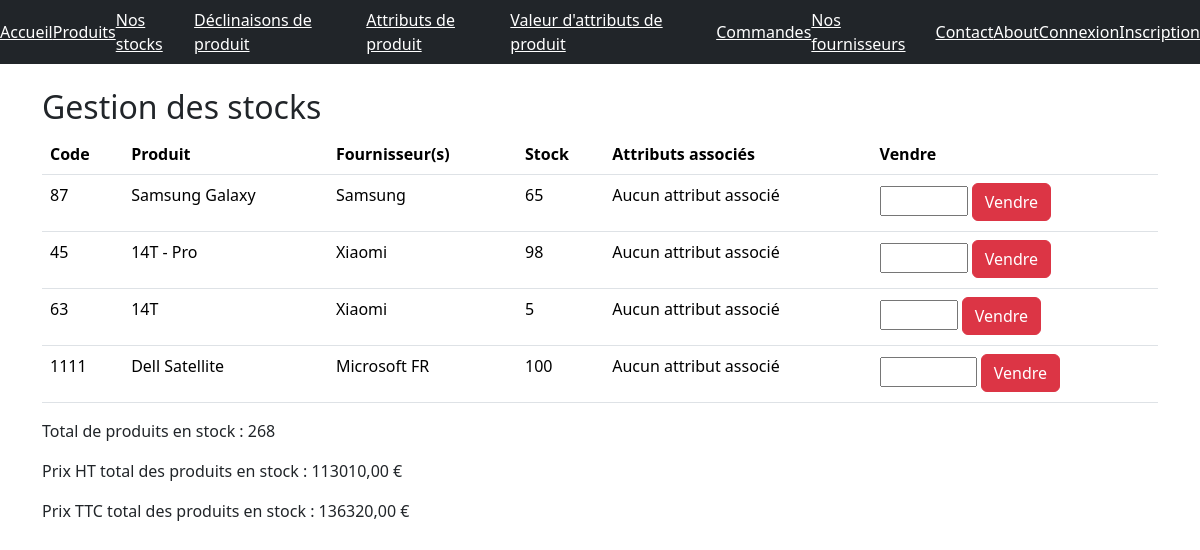
Before: /monapp/stock/ with the older database file.
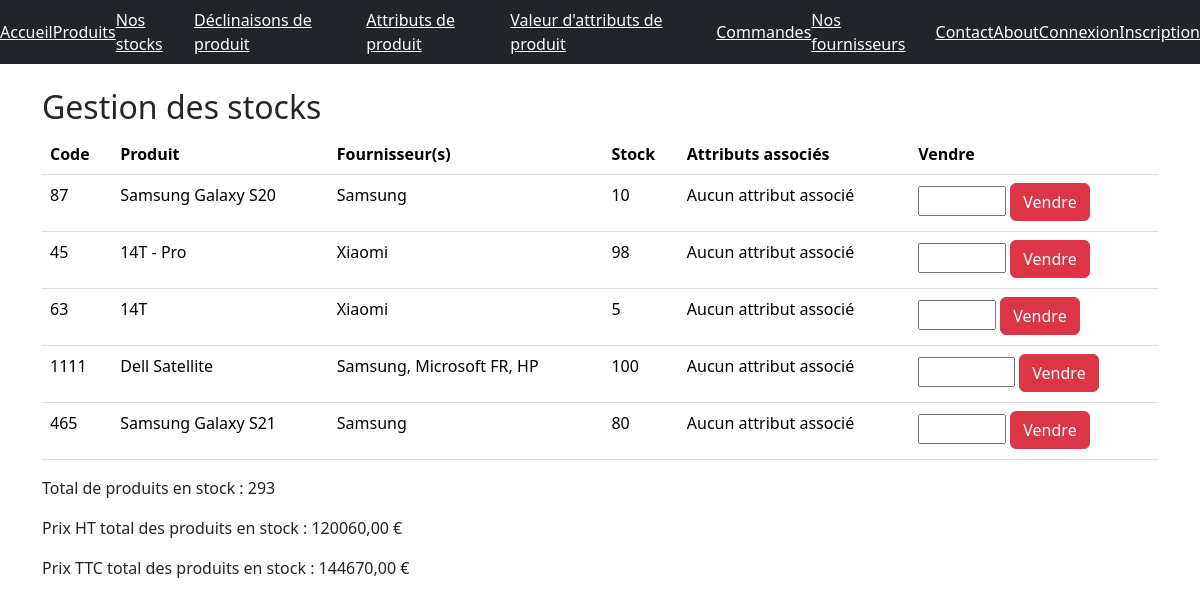
After: the same page with the newer database file.
### monapp/models.py (models this page shows, shortened)
class Product(models.Model):
    name = models.CharField(max_length=100)
    code = models.CharField(max_length=10, null=True, blank=True, unique=True)
    price_ht = models.DecimalField(max_digits=8, decimal_places=2, null=True, blank=True, verbose_name="Prix unitaire HT")
    price_ttc = models.DecimalField(max_digits=8, decimal_places=2, null=True, blank=True, verbose_name="Prix unitaire TTC")
    status = models.SmallIntegerField(choices=PRODUCT_STATUS, default=0)
    date_creation = models.DateTimeField(blank=True, verbose_name="Date création", default=timezone.now)
    stock = models.IntegerField(default=0)
    suppliers = models.ManyToManyField('Supplier', related_name='supplied_products')

class Supplier(models.Model):
    name = models.CharField(max_length=100)
    contact_info = models.TextField()
    description = models.TextField(blank=True)
    products = models.ManyToManyField('Product', related_name='supplied_by', blank=True)

### monapp/views.py (the view)
class StockListView(ListView):
    model = Product
    template_name = "monapp/stock.html"
    context_object_name = "stock"
    def get_queryset(self):
        products = Product.objects.all()
        for product in products:
            received_orders = OrderItem.objects.filter(
                product=product, order__status='received'
            )
            product.stock = sum(item.quantity for item in received_orders)
        return products
    def get_context_data(self, **kwargs):
        context = super().get_context_data(**kwargs)
        context['total_stock'] = sum([item.stock for item in context['stock']])
        context['total_priceTTC'] = sum([item.stock * item.price_ttc for item in context['stock']])
        context['total_priceHT'] = sum([item.stock * item.price_ht for item in context['stock']])
        return context

### monapp/templates/monapp/stock.html (shortened to what this page needs)
{% extends 'monapp/base.html' %}
{% block contenu %}
  <h2>Gestion des stocks</h2>
  <table class="table">
    <thead>
      <tr>
        <th>Code</th>
        <th>Produit</th>
        <th>Fournisseur(s)</th>
        <th>Stock</th>
        <th>Attributs associés</th>
        <th>Vendre</th>
      </tr>
    </thead>
    <tbody>
      {% for item in stock %}
        {% if item.stock %}
        <tr>
          <td>{{ item.code }}</td>
          <td>{{ item.name }}</td>
          <td>
            {% for supplier in item.suppliers.all %}
              {{ supplier.name }}{% if not forloop.last %}, {% endif %}
            {% empty %}
              Aucun fournisseur
            {% endfor %}
          </td>
          <td>{{ item.stock }}</td>
          <td>
            {% for attribute in item.attributes.all %}
              <p>{{ attribute.product_attribute.name }} : {{ attribute.value }}</p>
            {% empty %}
              <p>Aucun attribut associé</p>
            {% endfor %}
          </td>
          <td>
            <form method="post" action="{% url 'sell-product' item.id %}">
              <input type="number" name="quantity" min="1" max="{{ item.stock }}" required>
              <button type="submit" class="btn btn-danger">Vendre</button>
            </form>
          </td>
        </tr>
        {% endif %}
      {% endfor %}
    </tbody>
  </table>
  <p>Total de produits en stock : {{ total_stock }}</p>
  <p>Prix HT total des produits en stock : {{ total_priceHT }} €</p>
  <p>Prix TTC total des produits en stock : {{ total_priceTTC }} €</p>
{% endblock %}

Changed rows visible on the page:
changed Product: name "Samsung Galaxy" → "Samsung Galaxy S20"; stock "65" → "10"
changed Product "Dell Satellite": gains Supplier (name "Samsung")
shown differently, row unchanged: Supplier "Microsoft FR": now shows ","
added Supplier: name "HP", shown under Product "Dell Satellite"
added Product: code "465", name "Samsung Galaxy S21", stock "80", Supplier (name "Samsung")
Other visible differences:
{{ total_stock }}: "268" → "293"
{{ total_priceHT }}: "113010,00" → "120060,00"
{{ total_priceTTC }}: "136320,00" → "144670,00"
